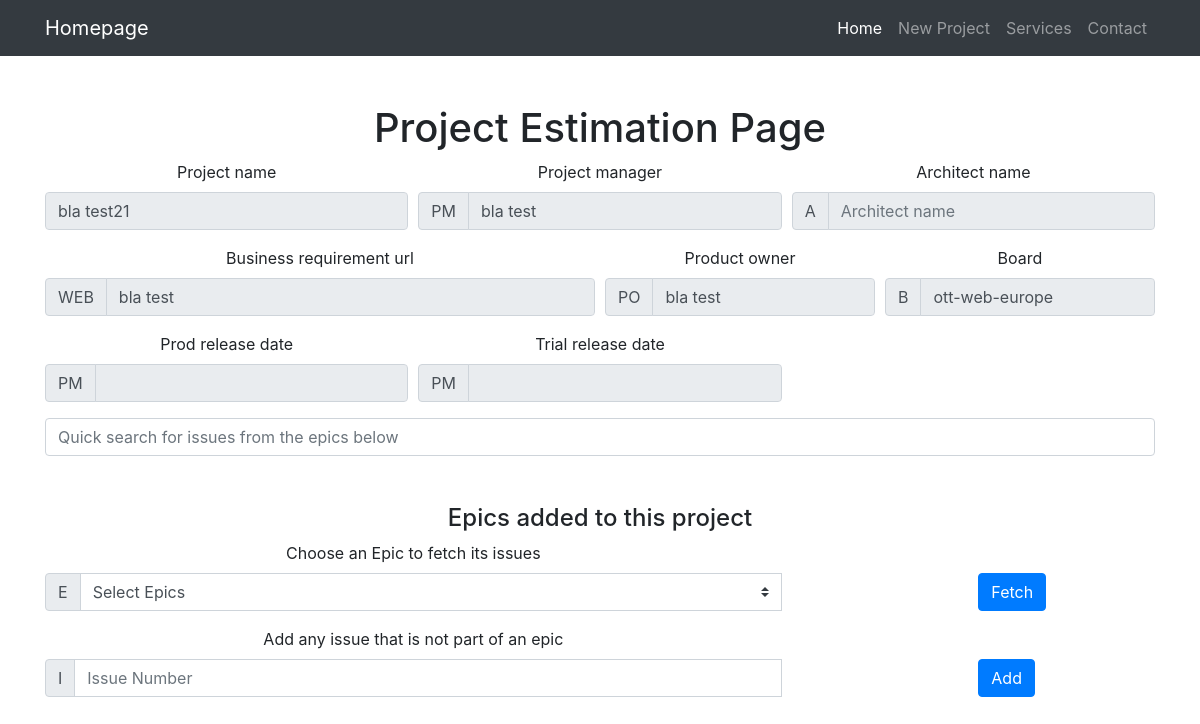
/projectEpicsAndTickets/5, run on the app's committed database.
### tables this page shows
CREATE TABLE "projects" (
	"projectId"	INTEGER NOT NULL PRIMARY KEY AUTOINCREMENT UNIQUE,
	"projectCreateduserId"	INTEGER NOT NULL,
	"projectName"	TEXT NOT NULL UNIQUE,
	"boardName"	TEXT NOT NULL,
	"businessReqUrl"	TEXT,
	"projectManager"	TEXT,
	"architect"	TEXT,
	"productOwner"	TEXT,
	"trialDate"	TEXT,
	"releaseDate"	TEXT
);

### views.py (the view)
@views_routes.route('/projectEpicsAndTickets/<int:project_id>')
def projectEpicsAndTickets(project_id):
    project = None
    epics = None
    peat = None
    if projectsModel.get_project_with_id(project_id)["projects"] != []:
        project = projectsModel.get_project_with_id(project_id)["projects"][0]
    if epicsModel.get_epics()["epics"] != []:
        epics = epicsModel.get_epics()["epics"]
    peat = peatm.get_epics_and_issues_with_project_id(project_id)["projectEpicsIssues"]
    return render_template("projectEpicsAndTickets.html", project=project, epics=epics, peats=peat)

### db.py (called while the page is built)
def get_db():
    top = _app_ctx_stack.top
    if not hasattr(top, 'sqlite_db'):
        top.sqlite_db = sqlite3.connect(DATABASE)
    return top.sqlite_db

def select_all_from_table(table_name):
    query = "SELECT * FROM %s" %(table_name)
    database = get_db()
    rv = database.execute(query)
    res = rv.fetchall()
    rv.close()
    return res

def with_query(query):
    database = get_db()
    rv = database.execute(query)
    res = rv.fetchall()
    rv.close()
    return res

### epicsModel.py (called while the page is built)
def get_epics():
    all_epics = db.select_all_from_table("epics")
    return loop_all_epics(all_epics)

def loop_all_epics(all_epics):
    array_epics = {'epics':[]}
    for epic in all_epics:
        array_epics["epics"].append({"epicId": epic[0], "epicName": epic[1]})
    return array_epics

### projectEpicsAndTicketsModel.py (called while the page is built, shortened)
def get_epics_and_issues_with_project_id(projectId):
    query = "SELECT peat.id, peat.type, peat.projectId, p.boardName from projectEpicsAndTickets as peat JOIN projects as p ON p.projectId = peat.projectId where peat.projectId=%s" %(projectId)
    project_epics_and_issues = db.with_query(query)
    array_issues = {'projectEpicsIssues':[]}
    array_issues["projectEpicsIssues"].append({"epicName": "Non-Epic Issues", "allTickets": []})
    return array_issues

### projectsModel.py (called while the page is built)
def get_project_with_id(projectId):
    query = "SELECT * from projects where projectId=%s LIMIT 1" %(projectId)
    project = db.with_query(query)
    return loop_all_projects(project)

def loop_all_projects(all_projects):
    array_projects = {'projects':[]}
    for project in all_projects:
        array_projects["projects"].append({
            "projectId": project[0],
            "projectCreateduserId": project[1],
            "projectName": project[2],
            "boardName": project[3],
            "businessReqUrl": project[4],
            "projectManager": project[5],
            "architect": project[6],
            "productOwner": project[7],
            "trialDate": project[8],
            "releaseDate": project[9]
        })
    return array_projects

### templates/projectEpicsAndTickets.html (shortened to what this page needs)
{% extends "bootstrap/base.html" %}
{% block content %}
<div class="row">
    <div class="col-lg-12 text-center">
        {% if project %}
        <h1 class="mt-5">Project Estimation Page</h1>
        <div class="form-row">
            <div class="col-md-4 mb-3">
                <label for="projectName">Project name</label>
                <input type="text" disabled value='{{ project.projectName|default("", true) }}' class="form-control" autocomplete="off" id="projectName" name="projectName" placeholder="Project name">
            </div>
            <div class="col-md-4 mb-3">
                <label for="projectManager">Project manager</label>
                <div class="input-group">
                    <div class="input-group-prepend">
                        <span class="input-group-text" id="inputGroupPrepend">PM</span>
                    </div>
                    <input type="text" disabled value='{{ project.projectManager|default("", true) }}' class="form-control" autocomplete="off" id="projectManager" name="projectManager" placeholder="Project manager">
                </div>
            </div>
            <div class="col-md-4 mb-3">
                <label for="architectName">Architect name</label>
                <div class="input-group">
                    <div class="input-group-prepend">
                        <span class="input-group-text" id="inputGroupPrepend">A</span>
                    </div>
                    <input type="text" disabled value='{{ project.architectName|default("", true) }}' class="form-control" autocomplete="off" id="architectName" name="architectName" placeholder="Architect name" aria-describedby="inputGroupPrepend">
                </div>
            </div>
        </div>
        <div class="form-row">
            <div class="col-md-6 mb-3">
                <label for="businessReqUrl">Business requirement url</label>
                <div class="input-group">
                    <div class="input-group-prepend">
                        <span class="input-group-text" id="inputGroupPrepend">WEB</span>
                    </div>
                    <input type="text" disabled value='{{ project.businessReqUrl|default("", true) }}' class="form-control" autocomplete="off" id="businessReqUrl" name="businessReqUrl" placeholder="Business requirement url">
                </div>
            </div>
            <div class="col-md-3 mb-3">
                <label for="productOwner">Product owner</label>
                <div class="input-group">
                    <div class="input-group-prepend">
                        <span class="input-group-text" id="inputGroupPrepend">PO</span>
                    </div>
                    <input type="text" disabled value='{{ project.productOwner|default("", true) }}' class="form-control" autocomplete="off" id="productOwner" name="productOwner" placeholder="Product owner">
                </div>
            </div>
            <div class="col-md-3 mb-3">
                <label for="boardName">Board</label>
                <div class="input-group">
                    <div class="input-group-prepend">
                        <span class="input-group-text" id="inputGroupPrepend">B</span>
                    </div>
                    <input type="text" disabled value='{{ project.boardName|default("", true) }}' autocomplete="off" class="form-control" id="boardName" name="boardName">
                </div>
            </div>
        </div>
        <div class="form-row">
            <div class="col-md-4 mb-3">
                <label for="releaseDate">Prod release date</label>
                <div class="input-group">
                    <div class="input-group-prepend">
                        <span class="input-group-text" id="inputGroupPrepend">PM</span>
                    </div>
                    <input type="text" disabled value='{{ project.releaseDate|default("", true) }}' autocomplete="off" class="form-control" id="releaseDate" name="releaseDate">
                </div>
            </div>
            <div class="col-md-4 mb-3">
                <label for="trialDate">Trial release date</label>
                <div class="input-group">
                    <div class="input-group-prepend">
                        <span class="input-group-text" id="inputGroupPrepend">PM</span>
                    </div>
                    <input type="text" disabled value='{{ project.trialDate|default("", true) }}' autocomplete="off" class="form-control" id="trialDate" name="trialDate">
                </div>
            </div>
            <div class="col-md-2 mb-3"></div>
            <div class="col-md-2 mb-3">
                <label>&nbsp;</label>
            </div>
        </div>
        {% if peats|length > 0 %}
        <div class="row text-left">
            <div class="col">
                <input type="text" autocomplete="off" class="form-control" id="searchInputField" name="searchInputField" placeholder="Quick search for issues from the epics below">
                <h4 class="mt-5 text-center">Epics added to this project</h4>
            </div>
        </div>
        {% endif %}
        <form class="needs-validation" id="projectEpicsForm" novalidate>
            <div class="form-row">
                <div class="col-md-8 mb-3">
                    <label for="epicId">Choose an Epic to fetch its issues</label>
                    <div class="input-group">
                        <div class="input-group-prepend">
                            <span class="input-group-text" id="inputGroupPrepend">E</span>
                        </div>
                        <select class="custom-select" id="id" name="id" required>
                            <option value="" selected>Select Epics</option>
                        </select>
                    </div>
                </div>
                <div class="col-md-2 mb-3"></div>
                <div class="col-md-2 mb-3">
                    <label>&nbsp;</label>
                    <div class="input-group">
                        <button class="btn btn-primary" type="submit">Fetch </button>
                    </div>
                </div>
            </div>
        </form>
        <form class="needs-validation" id="projectIssueForm" novalidate>
            <div class="form-row">
                <div class="col-md-8 mb-3">
                    <label for="id">Add any issue that is not part of an epic</label>
                    <div class="input-group">
                        <div class="input-group-prepend">
                            <span class="input-group-text" id="inputGroupPrepend">I</span>
                        </div>
                        <input type="text" class="form-control" autocomplete="off" name="id" placeholder="Issue Number" required>
                    </div>
                </div>
                <div class="col-md-2 mb-3"></div>
                <div class="col-md-2 mb-3">
                    <label>&nbsp;</label>
                    <div class="input-group">
                        <button class="btn btn-primary" type="submit">Add </button>
                    </div>
                </div>
            </div>
        </form>
        {% endif %}
    </div>
</div>
{% endblock %}

### data on the page
projects: projectName "bla test21", projectManager "bla test", businessReqUrl "bla test", productOwner "bla test", boardName "ott-web-europe"
